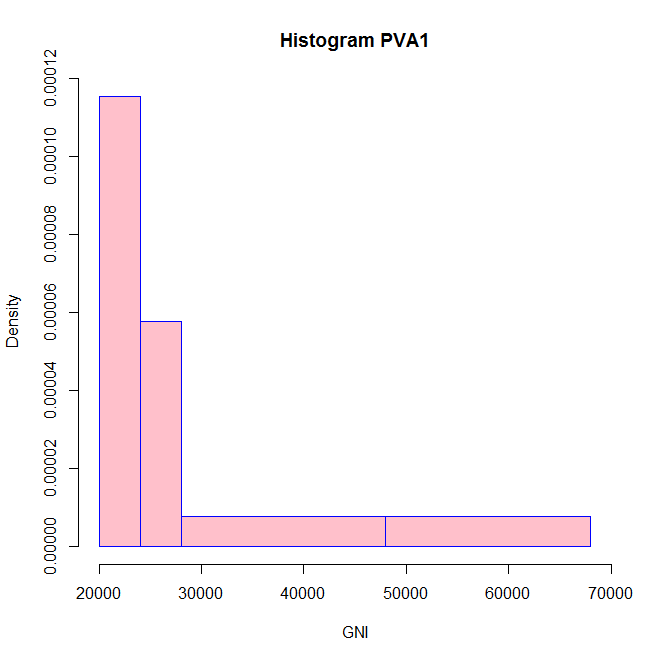

Generate this figure with R:
## Hist api:
# hist(AirPassengers,
#      main="Histogram for Air Passengers",
#      xlab="Passengers",
#      border="blue",
#      col="green",
#      xlim=c(100,700),
#      las=1,
#      breaks=5,
#      prob = TRUE)

# Go to
myvalues <- read.csv("data.csv")

histData <- myvalues$values

hist(histData,
     main="Histogram PVA1",
     xlab="GNI",
     border="blue",
     col="pink",
     xlim=c(20000,70000),
     # freq=TRUE,
     breaks=c(20000,24000,28000,48000,68000),
     right=TRUE
     )
